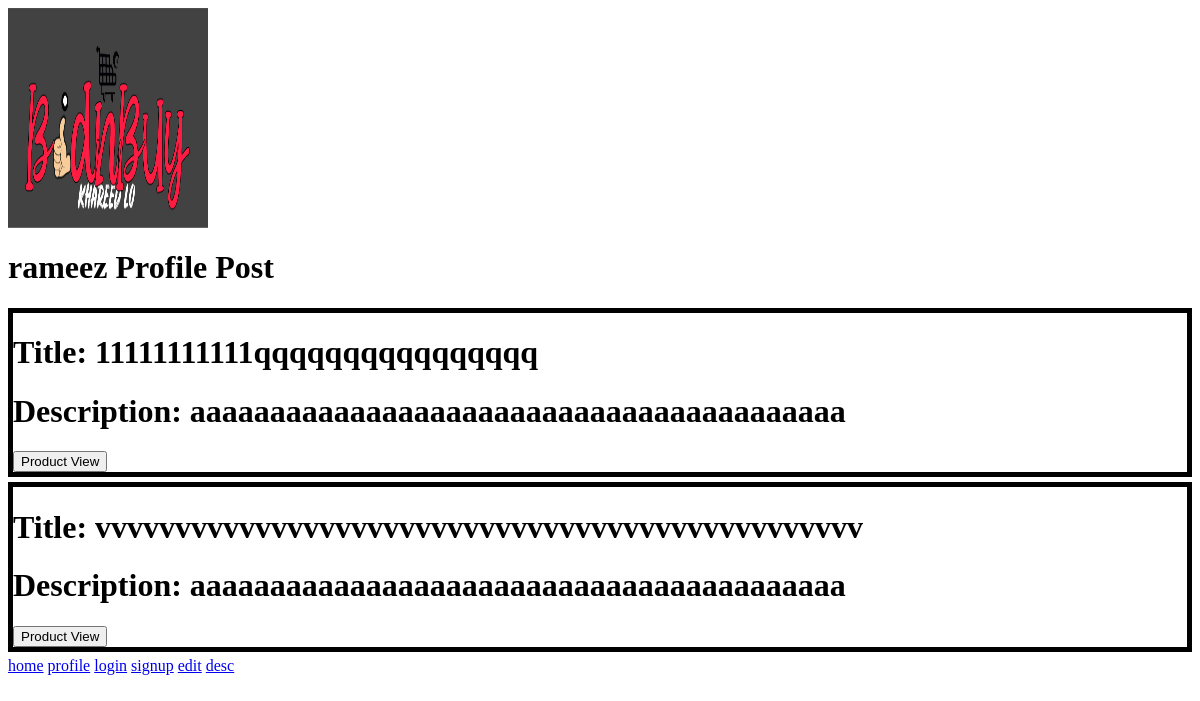
The page /user/2/ (signed in) on the database as committed earlier.
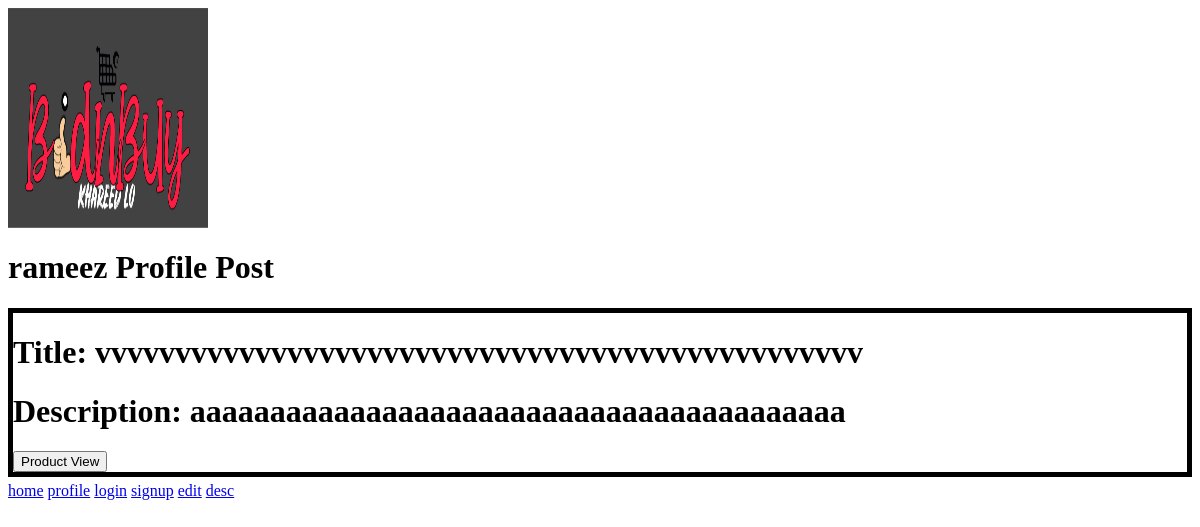
The same page on the database as committed later.
### user_profile/models.py (models this page shows, shortened)
class Description(models.Model):
    user=models.ForeignKey(Profile,on_delete=models.CASCADE)
    title=models.CharField(max_length=10000)
    desc=models.CharField(max_length=10000)

### user_profile/views.py (the view)
# urls.py: path('user/<int:pk>/', views.Userprofile, name='Userprofile'),
@login_required(login_url='/login/')
def Userprofile(request,pk):
    profile=Profile.objects.get(id=pk)
    description=Description.objects.filter(user=profile)
    description_info = []
    for desc in description:
        description = {
            'description': desc,
        }
        description_info.append(description)
    context={
        'description':description_info,
        'user':profile,
    }
    return render(request,'user_profile/user_profile.html',context)

### templates/user_profile/user_profile.html
<div class="">
<img src="/media/{{ user.image }}" height="220px" width="200px"/>
<h1>{{user.user}} Profile Post</h1>
</div>
{% for desc in description %}
<div class="" style="border:5px solid black;margin-bottom:5px;">
<h1>Title: {{desc.description.title }}</h1>
<h1>Description: {{desc.description.desc }}</h1>
<a href="/products/{{ desc.description.id }}"><button id="qv{{i.id}}" class="btn btn-primary cart">Product View</button></a>
</div>
{% endfor %}
<a href="{% url 'home' %}">home</a>
<a href="{% url 'profile' %}">profile</a>
<a href="{% url 'login' %}">login</a>
<a href="{% url 'signup' %}">signup</a>
<a href="{% url 'edit' %}">edit</a>
<a href="{% url 'desc' %}">desc</a>

Rows that differ between the two databases and show on the page:
removed Description: description "11111111111qqqqqqqqqqqqqqqq", description.desc "aaaaaaaaaaaaaaaaaaaaaaaaaaaaaaaaaaaaaaaaa"
